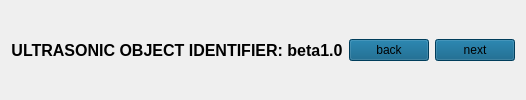
    <widget class="QWidget" name="widget_7" native="true">
     <layout class="QHBoxLayout" name="horizontalLayout_4">
      <item>
       <widget class="QLabel" name="label_4">
        <property name="font">
         <font>
          <family>Microsoft Sans Serif</family>
          <pointsize>12</pointsize>
          <weight>75</weight>
          <bold>true</bold>
          <underline>false</underline>
          <strikeout>false</strikeout>
         </font>
        </property>
        <property name="text">
         <string>ULTRASONIC OBJECT IDENTIFIER: beta1.0</string>
        </property>
        <property name="alignment">
         <set>Qt::AlignCenter</set>
        </property>
       </widget>
      </item>
      <item>
       <widget class="QPushButton" name="back">
        <property name="sizePolicy">
         <sizepolicy hsizetype="Fixed" vsizetype="Fixed">
          <horstretch>0</horstretch>
          <verstretch>0</verstretch>
         </sizepolicy>
        </property>
        <property name="styleSheet">
         <string notr="true">background-color: rgb(0, 85, 127);</string>
        </property>
        <property name="text">
         <string>back</string>
        </property>
       </widget>
      </item>
      <item>
       <widget class="QPushButton" name="next">
        <property name="sizePolicy">
         <sizepolicy hsizetype="Fixed" vsizetype="Fixed">
          <horstretch>0</horstretch>
          <verstretch>0</verstretch>
         </sizepolicy>
        </property>
        <property name="styleSheet">
         <string notr="true">background-color: rgb(0, 85, 127);</string>
        </property>
        <property name="text">
         <string>next</string>
        </property>
       </widget>
      </item>
     </layout>
    </widget>
